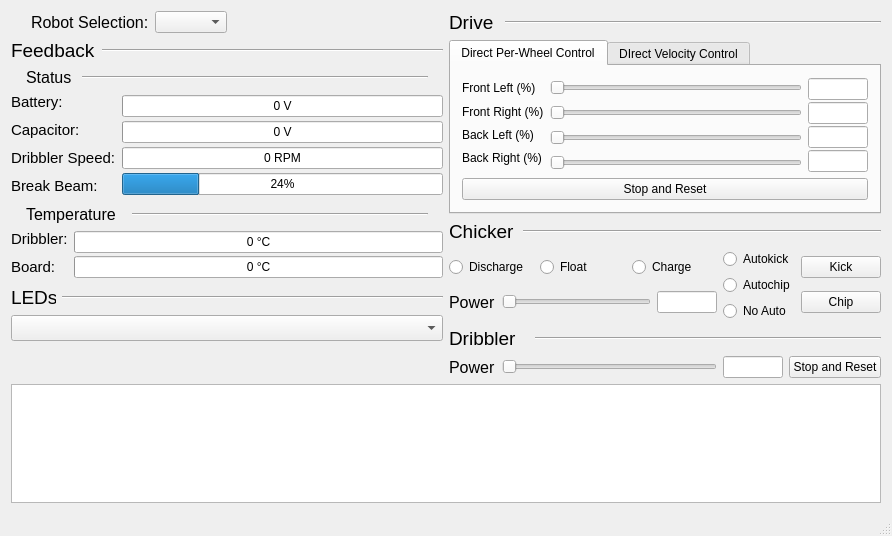
<?xml version="1.0" encoding="UTF-8"?>
<ui version="4.0">
 <class>AutoGeneratedMainWidget</class>
 <widget class="QMainWindow" name="AutoGeneratedMainWidget">
  <property name="geometry">
   <rect>
    <x>0</x>
    <y>0</y>
    <width>892</width>
    <height>536</height>
   </rect>
  </property>
  <property name="windowTitle">
   <string>Robot Diagnostics</string>
  </property>
  <widget class="QWidget" name="centralWidget">
   <layout class="QVBoxLayout" name="verticalLayout_27">
    <item>
     <layout class="QHBoxLayout" name="horizontalLayout_18">
      <item>
       <layout class="QVBoxLayout" name="verticalLayout_23">
        <item>
         <layout class="QHBoxLayout" name="horizontalLayout_3">
          <property name="leftMargin">
           <number>20</number>
          </property>
          <item>
           <widget class="QLabel" name="label_robot_selection">
            <property name="maximumSize">
             <size>
              <width>120</width>
              <height>16777215</height>
             </size>
            </property>
            <property name="font">
             <font>
              <pointsize>12</pointsize>
             </font>
            </property>
            <property name="text">
             <string>Robot Selection:</string>
            </property>
           </widget>
          </item>
          <item>
           <widget class="QComboBox" name="comboBox_robot_selection">
            <property name="maximumSize">
             <size>
              <width>100</width>
              <height>16777215</height>
             </size>
            </property>
           </widget>
          </item>
          <item>
           <spacer name="horizontalSpacer">
            <property name="orientation">
             <enum>Qt::Horizontal</enum>
            </property>
            <property name="sizeHint" stdset="0">
             <size>
              <width>40</width>
              <height>20</height>
             </size>
            </property>
           </spacer>
          </item>
         </layout>
        </item>
        <item>
         <layout class="QVBoxLayout" name="verticalLayout_21">
          <item>
           <layout class="QHBoxLayout" name="horizontalLayout_7">
            <item>
             <widget class="QLabel" name="label_feedback">
              <property name="maximumSize">
               <size>
                <width>85</width>
                <height>16777215</height>
               </size>
              </property>
              <property name="font">
               <font>
                <pointsize>14</pointsize>
               </font>
              </property>
              <property name="text">
               <string>Feedback</string>
              </property>
             </widget>
            </item>
            <item>
             <widget class="Line" name="line_2">
              <property name="orientation">
               <enum>Qt::Horizontal</enum>
              </property>
             </widget>
            </item>
           </layout>
          </item>
          <item>
           <layout class="QVBoxLayout" name="verticalLayout_17">
            <item>
             <layout class="QHBoxLayout" name="horizontalLayout_4">
              <property name="leftMargin">
               <number>15</number>
              </property>
              <property name="rightMargin">
               <number>15</number>
              </property>
              <item>
               <widget class="QLabel" name="label_status">
                <property name="maximumSize">
                 <size>
                  <width>50</width>
                  <height>16777215</height>
                 </size>
                </property>
                <property name="font">
                 <font>
                  <pointsize>12</pointsize>
                 </font>
                </property>
                <property name="text">
                 <string>Status</string>
                </property>
               </widget>
              </item>
              <item>
               <widget class="Line" name="line_6">
                <property name="orientation">
                 <enum>Qt::Horizontal</enum>
                </property>
               </widget>
              </item>
             </layout>
            </item>
            <item>
             <layout class="QHBoxLayout" name="horizontalLayout_16">
              <item>
               <layout class="QVBoxLayout" name="verticalLayout_15">
                <property name="spacing">
                 <number>10</number>
                </property>
                <property name="bottomMargin">
                 <number>4</number>
                </property>
                <item>
                 <widget class="QLabel" name="label_battery">
                  <property name="font">
                   <font>
                    <pointsize>11</pointsize>
                   </font>
                  </property>
                  <property name="text">
                   <string>Battery:</string>
                  </property>
                 </widget>
                </item>
                <item>
                 <widget class="QLabel" name="label_capacitor">
                  <property name="font">
                   <font>
                    <pointsize>11</pointsize>
                   </font>
                  </property>
                  <property name="text">
                   <string>Capacitor:</string>
                  </property>
                 </widget>
                </item>
                <item>
                 <widget class="QLabel" name="label_dribbler_speed">
                  <property name="font">
                   <font>
                    <pointsize>11</pointsize>
                   </font>
                  </property>
                  <property name="text">
                   <string>Dribbler Speed:</string>
                  </property>
                 </widget>
                </item>
                <item>
                 <widget class="QLabel" name="label_break_beam">
                  <property name="font">
                   <font>
                    <pointsize>11</pointsize>
                   </font>
                  </property>
                  <property name="text">
                   <string>Break Beam:</string>
                  </property>
                 </widget>
                </item>
               </layout>
              </item>
              <item>
               <layout class="QVBoxLayout" name="verticalLayout_16">
                <property name="spacing">
                 <number>2</number>
                </property>
                <item>
                 <widget class="QProgressBar" name="progressBar_battery">
                  <property name="maximum">
                   <number>20</number>
                  </property>
                  <property name="value">
                   <number>0</number>
                  </property>
                  <property name="format">
                   <string>%v V</string>
                  </property>
                 </widget>
                </item>
                <item>
                 <widget class="QProgressBar" name="progressBar_capacitor">
                  <property name="maximum">
                   <number>200</number>
                  </property>
                  <property name="value">
                   <number>0</number>
                  </property>
                  <property name="format">
                   <string>%v V</string>
                  </property>
                 </widget>
                </item>
                <item>
                 <widget class="QProgressBar" name="progressBar_dribbler_rpm">
                  <property name="maximum">
                   <number>6000</number>
                  </property>
                  <property name="value">
                   <number>0</number>
                  </property>
                  <property name="format">
                   <string>%v RPM</string>
                  </property>
                 </widget>
                </item>
                <item>
                 <widget class="QProgressBar" name="progressBar_break_beam">
                  <property name="value">
                   <number>24</number>
                  </property>
                 </widget>
                </item>
               </layout>
              </item>
             </layout>
            </item>
           </layout>
          </item>
          <item>
           <layout class="QVBoxLayout" name="verticalLayout_20">
            <item>
             <layout class="QHBoxLayout" name="horizontalLayout_5">
              <property name="leftMargin">
               <number>15</number>
              </property>
              <property name="rightMargin">
               <number>15</number>
              </property>
              <item>
               <widget class="QLabel" name="label_temperature">
                <property name="maximumSize">
                 <size>
                  <width>100</width>
                  <height>16777215</height>
                 </size>
                </property>
                <property name="font">
                 <font>
                  <pointsize>12</pointsize>
                 </font>
                </property>
                <property name="text">
                 <string>Temperature</string>
                </property>
               </widget>
              </item>
              <item>
               <widget class="Line" name="line_7">
                <property name="orientation">
                 <enum>Qt::Horizontal</enum>
                </property>
               </widget>
              </item>
             </layout>
            </item>
            <item>
             <layout class="QHBoxLayout" name="horizontalLayout_17">
              <item>
               <layout class="QVBoxLayout" name="verticalLayout_18">
                <property name="spacing">
                 <number>10</number>
                </property>
                <property name="bottomMargin">
                 <number>4</number>
                </property>
                <item>
                 <widget class="QLabel" name="label_dribbler_temp">
                  <property name="font">
                   <font>
                    <pointsize>11</pointsize>
                   </font>
                  </property>
                  <property name="text">
                   <string>Dribbler:</string>
                  </property>
                 </widget>
                </item>
                <item>
                 <widget class="QLabel" name="label_board_temp">
                  <property name="font">
                   <font>
                    <pointsize>11</pointsize>
                   </font>
                  </property>
                  <property name="text">
                   <string>Board:</string>
                  </property>
                 </widget>
                </item>
               </layout>
              </item>
              <item>
               <layout class="QVBoxLayout" name="verticalLayout_19">
                <property name="spacing">
                 <number>2</number>
                </property>
                <item>
                 <widget class="QProgressBar" name="progressBar_dribbler_temp">
                  <property name="maximum">
                   <number>100</number>
                  </property>
                  <property name="value">
                   <number>0</number>
                  </property>
                  <property name="format">
                   <string>%v °C</string>
                  </property>
                 </widget>
                </item>
                <item>
                 <widget class="QProgressBar" name="progressBar_board_temp">
                  <property name="value">
                   <number>0</number>
                  </property>
                  <property name="format">
                   <string>%v °C</string>
                  </property>
                 </widget>
                </item>
               </layout>
              </item>
             </layout>
            </item>
           </layout>
          </item>
         </layout>
        </item>
        <item>
         <layout class="QVBoxLayout" name="verticalLayout_22">
          <item>
           <layout class="QHBoxLayout" name="horizontalLayout_6">
            <item>
             <widget class="QLabel" name="label_leds">
              <property name="maximumSize">
               <size>
                <width>45</width>
                <height>16777215</height>
               </size>
              </property>
              <property name="font">
               <font>
                <pointsize>14</pointsize>
               </font>
              </property>
              <property name="text">
               <string>LEDs</string>
              </property>
             </widget>
            </item>
            <item>
             <widget class="Line" name="line_3">
              <property name="orientation">
               <enum>Qt::Horizontal</enum>
              </property>
             </widget>
            </item>
           </layout>
          </item>
          <item>
           <widget class="QComboBox" name="comboBox_leds">
            <property name="font">
             <font>
              <pointsize>11</pointsize>
             </font>
            </property>
           </widget>
          </item>
          <item>
           <spacer name="verticalSpacer">
            <property name="orientation">
             <enum>Qt::Vertical</enum>
            </property>
            <property name="sizeHint" stdset="0">
             <size>
              <width>20</width>
              <height>40</height>
             </size>
            </property>
           </spacer>
          </item>
         </layout>
        </item>
       </layout>
      </item>
      <item>
       <layout class="QVBoxLayout" name="verticalLayout_14">
        <item>
         <layout class="QVBoxLayout" name="verticalLayout_9">
          <item>
           <layout class="QHBoxLayout" name="horizontalLayout_8">
            <item>
             <widget class="QLabel" name="label_drive">
              <property name="maximumSize">
               <size>
                <width>50</width>
                <height>16777215</height>
               </size>
              </property>
              <property name="font">
               <font>
                <pointsize>14</pointsize>
               </font>
              </property>
              <property name="text">
               <string>Drive</string>
              </property>
             </widget>
            </item>
            <item>
             <widget class="Line" name="line">
              <property name="orientation">
               <enum>Qt::Horizontal</enum>
              </property>
             </widget>
            </item>
           </layout>
          </item>
          <item>
           <widget class="QTabWidget" name="tabWidget">
            <property name="currentIndex">
             <number>0</number>
            </property>
            <widget class="QWidget" name="direct_per_wheel">
             <attribute name="title">
              <string>Direct Per-Wheel Control</string>
             </attribute>
             <layout class="QVBoxLayout" name="verticalLayout_24">
              <item>
               <layout class="QVBoxLayout" name="verticalLayout_8">
                <item>
                 <layout class="QHBoxLayout" name="horizontalLayout_2">
                  <item>
                   <layout class="QVBoxLayout" name="verticalLayout_5">
                    <property name="spacing">
                     <number>3</number>
                    </property>
                    <property name="bottomMargin">
                     <number>4</number>
                    </property>
                    <item>
                     <widget class="QLabel" name="label_direct_per_wheel_fl">
                      <property name="toolTip">
                       <string>Front Left Motor</string>
                      </property>
                      <property name="text">
                       <string>Front Left (%)</string>
                      </property>
                     </widget>
                    </item>
                    <item>
                     <widget class="QLabel" name="label_direct_per_wheel_fr">
                      <property name="toolTip">
                       <string>Front Right Motor</string>
                      </property>
                      <property name="text">
                       <string>Front Right (%)</string>
                      </property>
                     </widget>
                    </item>
                    <item>
                     <widget class="QLabel" name="label_direct_per_wheel_bl">
                      <property name="toolTip">
                       <string>Back Left Motor</string>
                      </property>
                      <property name="text">
                       <string>Back Left (%)</string>
                      </property>
                     </widget>
                    </item>
                    <item>
                     <widget class="QLabel" name="label_direct_per_wheel_br">
                      <property name="toolTip">
                       <string>Back Right Motor</string>
                      </property>
                      <property name="text">
                       <string>Back Right (%)</string>
                      </property>
                     </widget>
                    </item>
                   </layout>
                  </item>
                  <item>
                   <layout class="QVBoxLayout" name="verticalLayout_6">
                    <property name="spacing">
                     <number>8</number>
                    </property>
                    <property name="topMargin">
                     <number>0</number>
                    </property>
                    <item>
                     <widget class="QSlider" name="slider_direct_per_wheel_fl">
                      <property name="minimum">
                       <number>0</number>
                      </property>
                      <property name="orientation">
                       <enum>Qt::Horizontal</enum>
                      </property>
                     </widget>
                    </item>
                    <item>
                     <widget class="QSlider" name="slider_direct_per_wheel_fr">
                      <property name="minimum">
                       <number>0</number>
                      </property>
                      <property name="orientation">
                       <enum>Qt::Horizontal</enum>
                      </property>
                     </widget>
                    </item>
                    <item>
                     <widget class="QSlider" name="slider_direct_per_wheel_bl">
                      <property name="minimum">
                       <number>0</number>
                      </property>
                      <property name="orientation">
                       <enum>Qt::Horizontal</enum>
                      </property>
                     </widget>
                    </item>
                    <item>
                     <widget class="QSlider" name="slider_direct_per_wheel_br">
                      <property name="minimum">
                       <number>0</number>
                      </property>
                      <property name="orientation">
                       <enum>Qt::Horizontal</enum>
                      </property>
                     </widget>
                    </item>
                   </layout>
                  </item>
                  <item>
                   <layout class="QVBoxLayout" name="verticalLayout_7">
                    <property name="spacing">
                     <number>2</number>
                    </property>
                    <item>
                     <widget class="QLineEdit" name="lineEdit_direct_per_wheel_fl">
                      <property name="maximumSize">
                       <size>
                        <width>60</width>
                        <height>16777215</height>
                       </size>
                      </property>
                     </widget>
                    </item>
                    <item>
                     <widget class="QLineEdit" name="lineEdit_direct_per_wheel_fr">
                      <property name="maximumSize">
                       <size>
                        <width>60</width>
                        <height>16777215</height>
                       </size>
                      </property>
                     </widget>
                    </item>
                    <item>
                     <widget class="QLineEdit" name="lineEdit_direct_per_wheel_bl">
                      <property name="maximumSize">
                       <size>
                        <width>60</width>
                        <height>16777215</height>
                       </size>
                      </property>
                     </widget>
                    </item>
                    <item>
                     <widget class="QLineEdit" name="lineEdit_direct_per_wheel_br">
                      <property name="maximumSize">
                       <size>
                        <width>60</width>
                        <height>16777215</height>
                       </size>
                      </property>
                     </widget>
                    </item>
                   </layout>
                  </item>
                 </layout>
                </item>
                <item>
                 <widget class="QPushButton" name="pushButton_direct_per_wheel_stop">
                  <property name="toolTip">
                   <string>Stop sending drive commands and reset sliders</string>
                  </property>
                  <property name="text">
                   <string>Stop and Reset</string>
                  </property>
                 </widget>
                </item>
               </layout>
              </item>
             </layout>
            </widget>
            <widget class="QWidget" name="direct_velocity">
             <attribute name="title">
              <string>DIrect Velocity Control</string>
             </attribute>
             <layout class="QVBoxLayout" name="verticalLayout_25">
              <item>
               <layout class="QVBoxLayout" name="verticalLayout_4">
                <item>
                 <layout class="QHBoxLayout" name="horizontalLayout">
                  <item>
                   <layout class="QVBoxLayout" name="verticalLayout">
                    <property name="spacing">
                     <number>3</number>
                    </property>
                    <property name="bottomMargin">
                     <number>4</number>
                    </property>
                    <item>
                     <widget class="QLabel" name="label_direct_velocity_x">
                      <property name="toolTip">
                       <string>X Velocity in m/s</string>
                      </property>
                      <property name="text">
                       <string>X (m/s)</string>
                      </property>
                     </widget>
                    </item>
                    <item>
                     <widget class="QLabel" name="label_direct_velocity_y">
                      <property name="toolTip">
                       <string>X Velocity in m/s</string>
                      </property>
                      <property name="text">
                       <string>Y (m/s)</string>
                      </property>
                     </widget>
                    </item>
                    <item>
                     <widget class="QLabel" name="label_direct_velocity_theta">
                      <property name="toolTip">
                       <string>Angular Velocity in °/s</string>
                      </property>
                      <property name="text">
                       <string>θ (°/s)</string>
                      </property>
                     </widget>
                    </item>
                   </layout>
                  </item>
                  <item>
                   <layout class="QVBoxLayout" name="verticalLayout_2">
                    <property name="spacing">
                     <number>8</number>
                    </property>
                    <property name="topMargin">
                     <number>0</number>
                    </property>
                    <item>
                     <widget class="QSlider" name="slider_direct_velocity_x">
                      <property name="orientation">
                       <enum>Qt::Horizontal</enum>
                      </property>
                     </widget>
                    </item>
                    <item>
                     <widget class="QSlider" name="slider_direct_velocity_y">
                      <property name="orientation">
                       <enum>Qt::Horizontal</enum>
                      </property>
                     </widget>
                    </item>
                    <item>
                     <widget class="QSlider" name="slider_direct_velocity_theta">
                      <property name="orientation">
                       <enum>Qt::Horizontal</enum>
                      </property>
                     </widget>
                    </item>
                   </layout>
                  </item>
                  <item>
                   <layout class="QVBoxLayout" name="verticalLayout_3">
                    <property name="spacing">
                     <number>2</number>
                    </property>
                    <item>
                     <widget class="QLineEdit" name="lineEdit_direct_velocity_x">
                      <property name="maximumSize">
                       <size>
                        <width>60</width>
                        <height>16777215</height>
                       </size>
                      </property>
                     </widget>
                    </item>
                    <item>
                     <widget class="QLineEdit" name="lineEdit_direct_velocity_y">
                      <property name="maximumSize">
                       <size>
                        <width>60</width>
                        <height>16777215</height>
                       </size>
                      </property>
                     </widget>
                    </item>
                    <item>
                     <widget class="QLineEdit" name="lineEdit_direct_velocity_theta">
                      <property name="maximumSize">
                       <size>
                        <width>60</width>
                        <height>16777215</height>
                       </size>
                      </property>
                     </widget>
                    </item>
                   </layout>
                  </item>
                 </layout>
                </item>
                <item>
                 <widget class="QPushButton" name="pushButton_direct_velocity_stop">
                  <property name="toolTip">
                   <string>Stop sending drive commands and reset sliders</string>
                  </property>
                  <property name="text">
                   <string>Stop and Reset</string>
                  </property>
                 </widget>
                </item>
               </layout>
              </item>
             </layout>
            </widget>
           </widget>
          </item>
         </layout>
        </item>
        <item>
         <layout class="QVBoxLayout" name="verticalLayout_12">
          <item>
           <layout class="QHBoxLayout" name="horizontalLayout_9">
            <item>
             <widget class="QLabel" name="label_chicker">
              <property name="maximumSize">
               <size>
                <width>68</width>
                <height>16777215</height>
               </size>
              </property>
              <property name="font">
               <font>
                <pointsize>14</pointsize>
               </font>
              </property>
              <property name="text">
               <string>Chicker</string>
              </property>
             </widget>
            </item>
            <item>
             <widget class="Line" name="line_4">
              <property name="orientation">
               <enum>Qt::Horizontal</enum>
              </property>
             </widget>
            </item>
           </layout>
          </item>
          <item>
           <layout class="QHBoxLayout" name="horizontalLayout_13">
            <item>
             <layout class="QVBoxLayout" name="verticalLayout_11">
              <item>
               <layout class="QHBoxLayout" name="horizontalLayout_11">
                <property name="spacing">
                 <number>0</number>
                </property>
                <item>
                 <layout class="QHBoxLayout" name="horizontalLayout_10">
                  <item>
                   <widget class="QRadioButton" name="radioButton_discharge">
                    <property name="text">
                     <string>Discharge</string>
                    </property>
                    <attribute name="buttonGroup">
                     <string notr="true">buttonGroup_charge_state</string>
                    </attribute>
                   </widget>
                  </item>
                  <item>
                   <widget class="QRadioButton" name="radioButton_float">
                    <property name="text">
                     <string>Float</string>
                    </property>
                    <attribute name="buttonGroup">
                     <string notr="true">buttonGroup_charge_state</string>
                    </attribute>
                   </widget>
                  </item>
                  <item>
                   <widget class="QRadioButton" name="radioButton_charge">
                    <property name="text">
                     <string>Charge</string>
                    </property>
                    <attribute name="buttonGroup">
                     <string notr="true">buttonGroup_charge_state</string>
                    </attribute>
                   </widget>
                  </item>
                 </layout>
                </item>
               </layout>
              </item>
              <item>
               <layout class="QHBoxLayout" name="horizontalLayout_12">
                <item>
                 <widget class="QLabel" name="label_chicker_power">
                  <property name="font">
                   <font>
                    <pointsize>12</pointsize>
                   </font>
                  </property>
                  <property name="text">
                   <string>Power</string>
                  </property>
                 </widget>
                </item>
                <item>
                 <widget class="QSlider" name="slider_chicker_power">
                  <property name="orientation">
                   <enum>Qt::Horizontal</enum>
                  </property>
                 </widget>
                </item>
                <item>
                 <widget class="QLineEdit" name="lineEdit_chicker_power">
                  <property name="maximumSize">
                   <size>
                    <width>60</width>
                    <height>16777215</height>
                   </size>
                  </property>
                 </widget>
                </item>
               </layout>
              </item>
             </layout>
            </item>
            <item>
             <layout class="QVBoxLayout" name="verticalLayout_26">
              <item>
               <widget class="QRadioButton" name="radioButton_autokick">
                <property name="text">
                 <string>Autokick</string>
                </property>
                <attribute name="buttonGroup">
                 <string notr="true">buttonGroup_autochick</string>
                </attribute>
               </widget>
              </item>
              <item>
               <widget class="QRadioButton" name="radioButton_autochip">
                <property name="text">
                 <string>Autochip</string>
                </property>
                <attribute name="buttonGroup">
                 <string notr="true">buttonGroup_autochick</string>
                </attribute>
               </widget>
              </item>
              <item>
               <widget class="QRadioButton" name="radioButton_autochick_none">
                <property name="text">
                 <string>No Auto</string>
                </property>
                <attribute name="buttonGroup">
                 <string notr="true">buttonGroup_autochick</string>
                </attribute>
               </widget>
              </item>
             </layout>
            </item>
            <item>
             <layout class="QVBoxLayout" name="verticalLayout_10">
              <item>
               <widget class="QPushButton" name="pushButton_chicker_kick">
                <property name="text">
                 <string>Kick</string>
                </property>
               </widget>
              </item>
              <item>
               <widget class="QPushButton" name="pushButton_chicker_chip">
                <property name="text">
                 <string>Chip</string>
                </property>
               </widget>
              </item>
             </layout>
            </item>
           </layout>
          </item>
         </layout>
        </item>
        <item>
         <layout class="QVBoxLayout" name="verticalLayout_13">
          <item>
           <layout class="QHBoxLayout" name="horizontalLayout_14">
            <item>
             <widget class="QLabel" name="label_dribbler_2">
              <property name="maximumSize">
               <size>
                <width>80</width>
                <height>16777215</height>
               </size>
              </property>
              <property name="font">
               <font>
                <pointsize>14</pointsize>
               </font>
              </property>
              <property name="text">
               <string>Dribbler</string>
              </property>
             </widget>
            </item>
            <item>
             <widget class="Line" name="line_5">
              <property name="orientation">
               <enum>Qt::Horizontal</enum>
              </property>
             </widget>
            </item>
           </layout>
          </item>
          <item>
           <layout class="QHBoxLayout" name="horizontalLayout_15">
            <item>
             <widget class="QLabel" name="label_dribbler_power">
              <property name="font">
               <font>
                <pointsize>12</pointsize>
               </font>
              </property>
              <property name="text">
               <string>Power</string>
              </property>
             </widget>
            </item>
            <item>
             <widget class="QSlider" name="slider_dribbler_power">
              <property name="orientation">
               <enum>Qt::Horizontal</enum>
              </property>
             </widget>
            </item>
            <item>
             <widget class="QLineEdit" name="lineEdit_dribbler_power">
              <property name="maximumSize">
               <size>
                <width>60</width>
                <height>16777215</height>
               </size>
              </property>
             </widget>
            </item>
            <item>
             <widget class="QPushButton" name="pushButton_dribbler_stop">
              <property name="text">
               <string>Stop and Reset</string>
              </property>
             </widget>
            </item>
           </layout>
          </item>
          <item>
           <spacer name="verticalSpacer_2">
            <property name="orientation">
             <enum>Qt::Vertical</enum>
            </property>
            <property name="sizeHint" stdset="0">
             <size>
              <width>20</width>
              <height>40</height>
             </size>
            </property>
           </spacer>
          </item>
         </layout>
        </item>
       </layout>
      </item>
     </layout>
    </item>
    <item>
     <layout class="QVBoxLayout" name="verticalLayout_28">
      <item>
       <widget class="RobotStatusTable" name="robot_status_table_widget"/>
      </item>
     </layout>
    </item>
   </layout>
  </widget>
  <widget class="QStatusBar" name="statusBar"/>
 </widget>
 <layoutdefault spacing="6" margin="11"/>
 <customwidgets>
  <customwidget>
   <class>RobotStatusTable</class>
   <extends>QTableWidget</extends>
   <header>software/gui/generic_widgets/robot_status/robot_status_table.h</header>
  </customwidget>
 </customwidgets>
 <resources/>
 <connections/>
 <buttongroups>
  <buttongroup name="buttonGroup_autochick"/>
  <buttongroup name="buttonGroup_charge_state"/>
 </buttongroups>
</ui>
